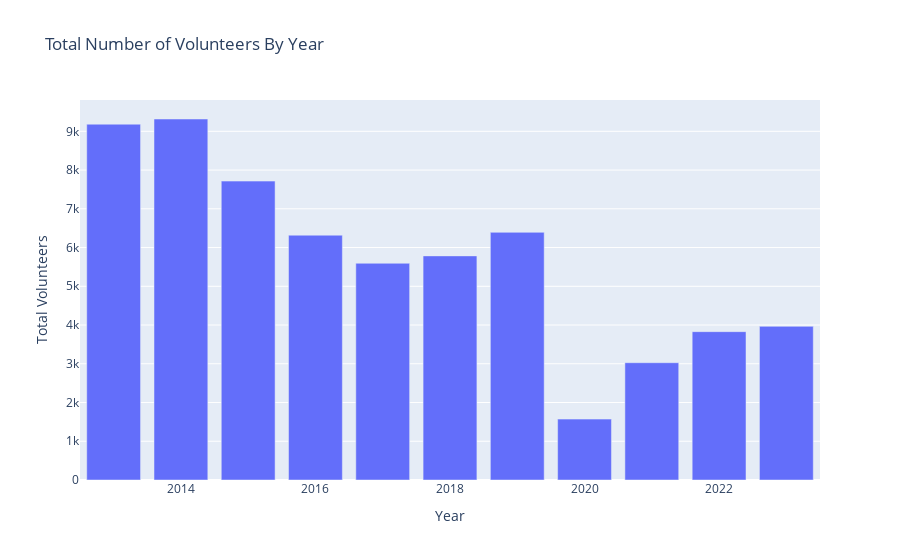

Write notebook code for a chart like this one.
### Markdown cell above
Above: Total number of cigarette butts collected each year 2013-2022.

### Code cell
fig = px.bar(annual_data, x='Year', y='Total Volunteers', title="Total Number of Volunteers By Year")
fig.show()

### Figure 1 — Plotly figure (JSON) as saved in the notebook; plotly's stock layout.template omitted (floating-point values rounded to 4 significant figures)
{"data": [{"alignmentgroup": "True", "hovertemplate": "Year=%{x}<br>Total Volunteers=%{y}<extra></extra>", "legendgroup": "", "marker": {"color": "#636efa", "pattern": {"shape": ""}}, "name": "", "offsetgroup": "", "orientation": "v", "showlegend": false, "textposition": "auto", "type": "bar", "x": [2013, 2014, 2015, 2016, 2017, 2018, 2019, 2020, 2021, 2022, 2023], "xaxis": "x", "y": [9184, 9318, 7715, 6319, 5594, 5785, 6392.0, 1572.0, 3028.0, 3829, 3966.0], "yaxis": "y"}], "layout": {"autosize": true, "barmode": "relative", "legend": {"tracegroupgap": 0}, "title": {"text": "Total Number of Volunteers By Year"}, "xaxis": {"anchor": "y", "autorange": true, "domain": [0, 1], "range": [2012.0, 2024.0], "title": {"text": "Year"}, "type": "linear"}, "yaxis": {"anchor": "x", "autorange": true, "domain": [0, 1], "range": [0, 9808.0], "title": {"text": "Total Volunteers"}, "type": "linear"}}}
